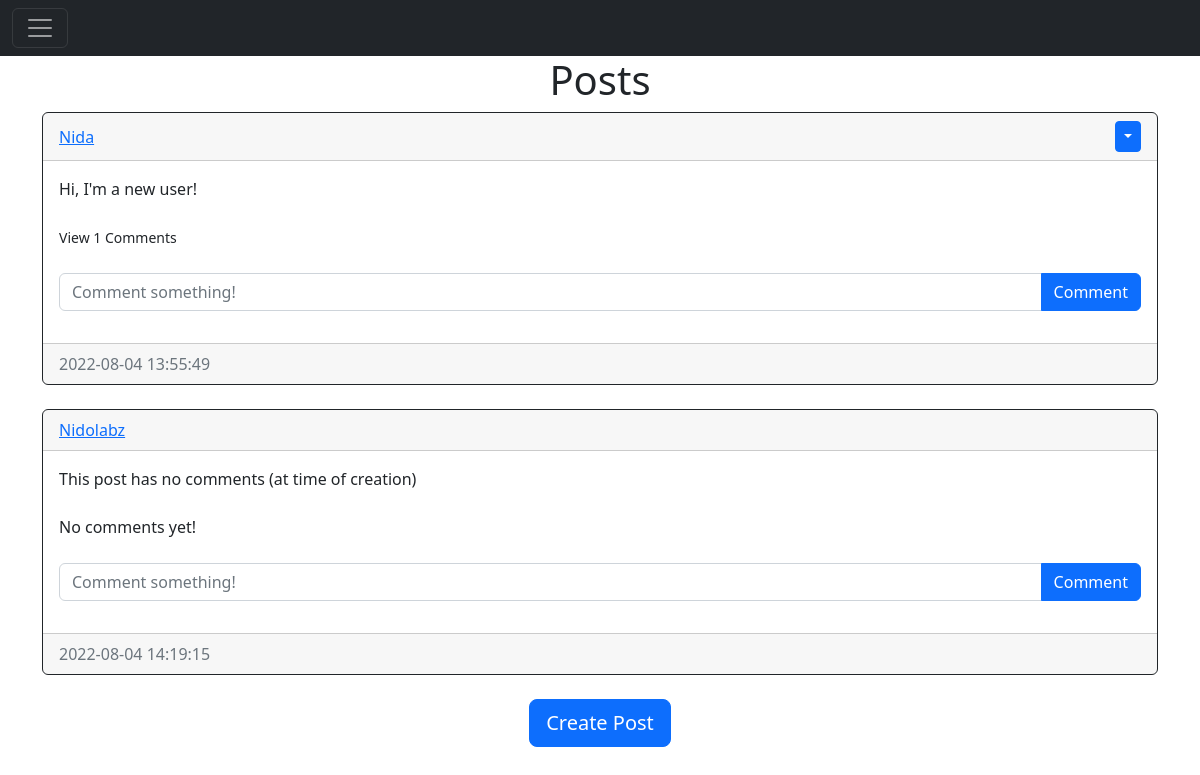
The app's page / (signed in) with its own data.
### website/models.py (models this page shows)
class Post(db.Model): # Post model
    id = db.Column(db.Integer, primary_key=True) # ID of the post
    text = db.Column(db.Text, nullable=False) # Text of the post, cannot be null
    date_created = db.Column(db.DateTime(timezone=True), default=func.now()) # Date post was made
    author = db.Column(db.Integer, db.ForeignKey('user.id', ondelete="Cascade"), nullable=False) # User who made post, is foreign key
    comments = db.relationship('Comment', backref='post', passive_deletes=True)

class User(db.Model, UserMixin):
    id = db.Column(db.Integer, primary_key=True)
    email = db.Column(db.String(150), unique=True)
    username = db.Column(db.String(150), unique=True)
    password = db.Column(db.String(150))
    date_created = db.Column(db.DateTime(timezone=True), default=func.now())
    posts = db.relationship('Post', backref='user', passive_deletes=True) # Stores posts made by this user, which can be backreferenced through post.user
    comments = db.relationship('Comment', backref='user', passive_deletes=True)

### website/views.py (the view)
@views.route("/home")
@views.route("/")
@login_required
def home():
    posts = Post.query.all() # Gets all posts
    return render_template("home.html", user=current_user, posts=posts)

### website/__init__.py (called while the page is built)
def create_app():
    app = Flask(__name__)
    app.config['SECRET_KEY'] = "helloworld"
    app.config['SQLALCHEMY_DATABASE_URI'] = f'sqlite:///{DB_NAME}'
    db.init_app(app)
    from .views import views
    from .auth import auth
    app.register_blueprint(views, url_prefix="/")
    app.register_blueprint(auth, url_prefix="/")
    from .models import User, Post, Comment
    create_database(app)
    login_manager = LoginManager()
    login_manager.login_view = "auth.login"
    login_manager.init_app(app)
    @login_manager.user_loader
    def load_user(id):
        return User.query.get(int(id))
    @app.route("/")
    def home():
        return "<h1>Hello<h1>"
    @app.route("/profile")
    def profile():
        return "<h1>Profile<h1>"
    return app

### website/templates/home.html
{%extends "post_div.html"%}

### website/templates/post_div.html (shortened to what this page needs)
{% extends "base.html" %}
{% block content %}
    <h1 align="center">
        {% block header %}
        Posts
        {% endblock %}
    </h1>
    <div id="posts">
        {% for post in posts %}
            <div class="card border-dark">
                <div class="card-header d-flex justify-content-between align-items-center">
                    <a href="/posts/{{post.user.username}}">
                        {{post.user.username}}
                    </a>
                    {% if user.id == post.author %}
                    <div class="btn-group">
                        <button type="button" class="btn btn-sm btn-primary dropdown-toggle" data-bs-toggle="dropdown"></button>
                    </div>
                    {% endif %}
                </div>
                <div class="card-body">
                    <div class="card-text">
                        {{post.text}}
                    </div>
                    <br />
                    <div class="card-text>"
                        {% if post.comments|length > 0 %}
                            <a data-bs-toggle="collapse" href="#comments-{{post.id}}" role="button">
                                <small>
                                    View {{post.comments|length}} Comments
                                </small>
                        {% else %}
                            <small class="text-muted">
                                No comments yet!
                        {% endif %}
                    </div>
                    <br />
                    <form class="input-group mb-3" method='POST' action="/create-comment/{{post.id}}">
                        <input type="text" id="text" name="text" class="form-control" placeholder="Comment something!" />
                        <button type="submit" class="btn btn-primary">
                            Comment
                        </button>
                    </form>
                </div>
                <div class="card-footer text-muted">
                    {{post.date_created}}
                </div>
            </div>
            <br />
        {% endfor %}
    </div>
    {% block footer %}
        <div align="center">
            <a href="/create-post">
                <button type="button" class="btn btn-primary btn-lg"> Create Post </button>
            </a>
        </div>
    {% endblock %}
{% endblock %}

### records on screen
Post: user.username "Nida", text "Hi, I'm a new user!", comments|length "1", date_created "2022-08-04 13:55:49"
Post: user.username "Nidolabz", text "This post has no comments (at time of creation)", shows "No comments yet!", date_created "2022-08-04 14:19:15"
